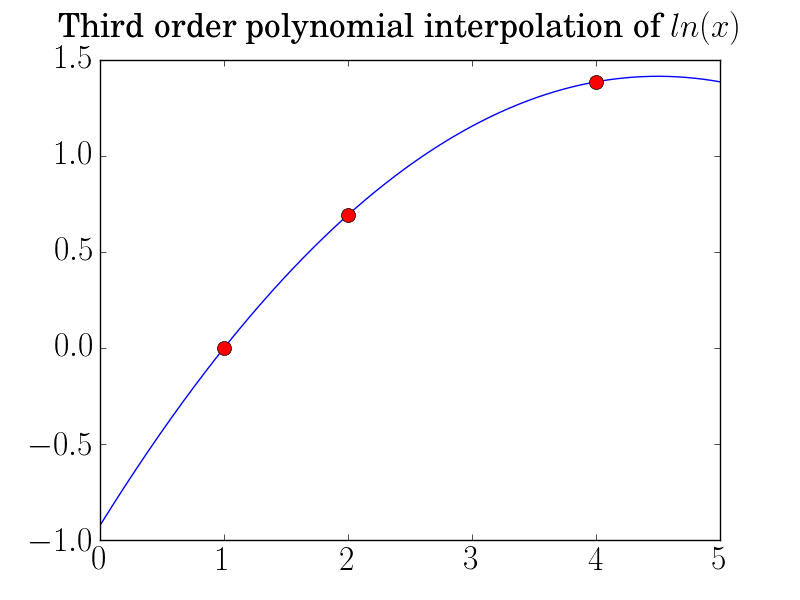

Write Python code to recreate this figure.
import math
import matplotlib.pyplot as plt

from matplotlib import rc
rc('font',**{'family':'sans-serif','sans-serif':['Helvetica']})
## for Palatino and other serif fonts use:
#rc('font',**{'family':'serif','serif':['Palatino']})
rc('text', usetex=True)
font = {'family' : 'normal',
        'size'   : 24}

rc('font', **font)

pts = [ 1 , 2, 4 ]
fpts = [ math.log(i) for i in pts ]


def L3(x):
  return -math.log(2)*( (x-1)*(x-4) )/2 + math.log(4)*( (x-1)*(x-2) )/6


x = [ i/200 for i in range(1,1000) ]
fx = [ L3(i) for i in x ]

plt.plot(x, fx)
plt.plot(pts, [0, math.log(2), math.log(4) ] , 'ro',markersize=10)
plt.suptitle('Third order polynomial interpolation of $ln(x)$', fontsize=24)
plt.savefig('Problem2.png')
plt.show()

print("Actual value of ln(3):",str(math.log(3)))
print("Estimated value of ln(3):",str(L3(3)))
print("Error:",str(abs( L3(3)-math.log(3) )))

